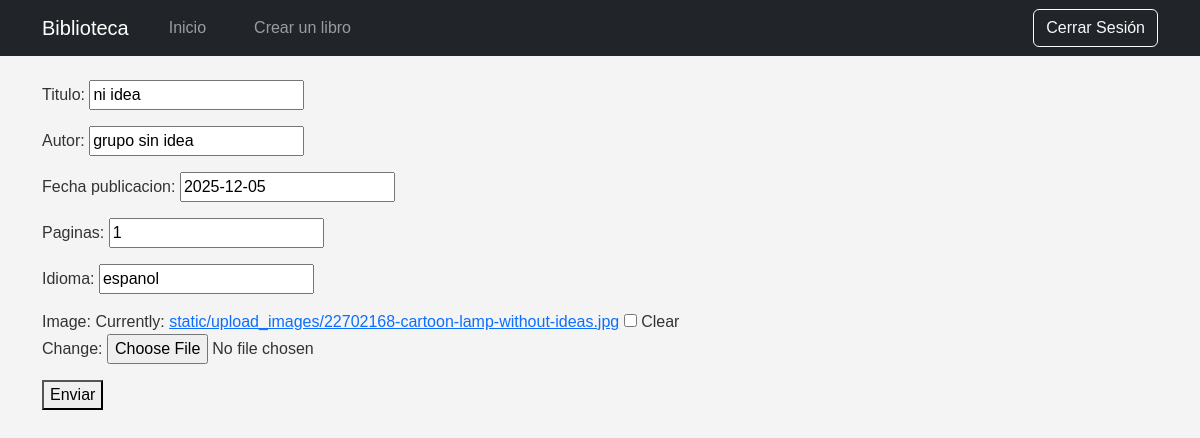
/libros/update/14/, run on an earlier commit of the app's database.
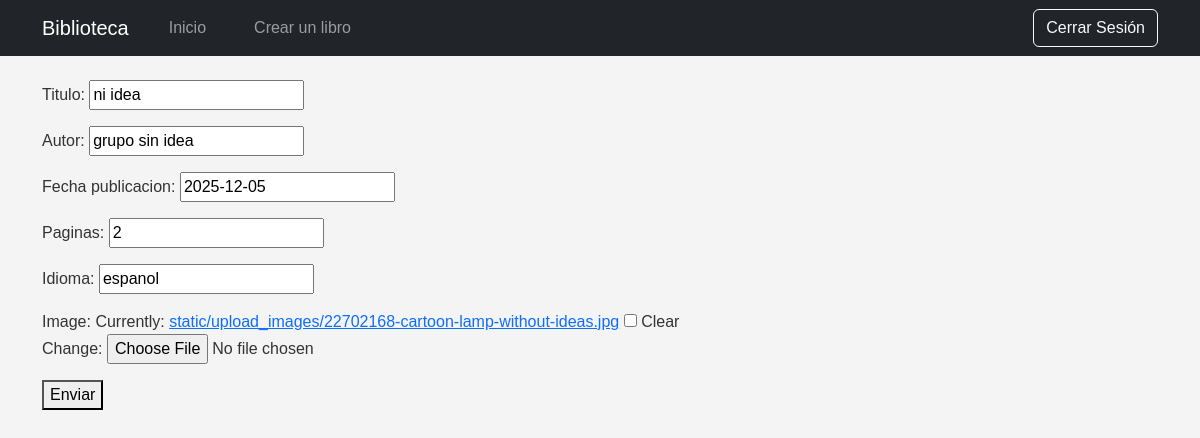
And on a later commit of the database.
### libros/models.py (models this page shows, shortened)
class Book(models.Model):
    titulo = models.CharField(max_length=200) # título del libro
    autor = models.CharField(max_length=100, blank=True, null=True)  # Ejemplo para 'autor'  # autor del libro
    fecha_publicacion = models.DateField() # fecha de publicación
    paginas = models.IntegerField() # número de páginas
    idioma = models.CharField(max_length=30) # idioma del libro
    image = models.ImageField(upload_to='static/upload_images', verbose_name='Image', blank=True, null=True)

### libros/views.py (the view)
# urls.py: path('update/<int:pk>/', PostUpdate.as_view(), name='post_update'),
class PostUpdate(UpdateView):
    template_name = 'post_update.html'
    model = Book
    fields = [ 'titulo', 'autor', 'fecha_publicacion', 'paginas', 'idioma', 'image']
    success_url = reverse_lazy('post_list')

### templates/post_update.html (shortened to what this page needs)
{% extends 'includes/navbar.html' %}
{% block content %}
<form method="post">
    {{form.as_p}}
    <button type="submit">Enviar</button>
</form>
    {% endblock %}

What changed in the data, as far as the page shows it:
changed Book "ni idea": paginas "1" → "2"
